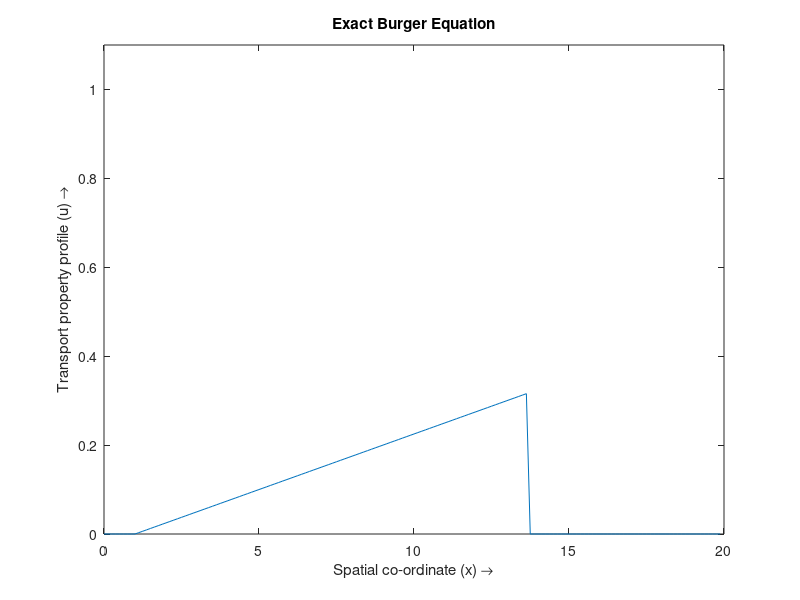

Source code (MATLAB):
% created by Mohsen Lotfi 
% Persian Gulf University
%-------------------------------------------------------------------------%

% Simulating the 1-D viscous Burgers' equation 
% Numerical scheme used is a FOU & SOU & QUICK
%-------------------------------------------------------------------------%

%%
%Specifying Parameters for Courant-Num = 0.7 & t=2 & 10s & 20s & 30S &40s
clear all
clc

% FOR MESH WITH 20 CELL

% nx=20;                    %Number of steps in space(x)
% dt=0.06842;               %Width of each time step 
% nt=146;                   %Number of time steps for  t=10
% nt=292;                   %Number of time steps for  t=20
% nt=438;                   %Number of time steps for  t=30
% nt=585;                   %Number of time steps for  t=40

% FOR MESH WITH 160 CELL:

nx=160;                   %Number of steps in space(x)
dt=0.0082;                %Width of each time step
% nt=1219;                  %Number of time steps for  t=10
% nt=2439;                  %Number of time steps for  t=20
% nt=3658;                  %Number of time steps for  t=30
nt=4878;                  %Number of time steps for  t=40


dx=20/(nx-1);               %Width of space step
x=0:dx:20;                  %Range of x (0,2) and specifying the grid points
u=zeros(1,nx);              %Preallocating u
un=zeros(1,nx);             %Preallocating un
vis=0.01;                   %Diffusion coefficient/viscosity
CN=abs(dt/dx);              %Courant Number

%%
%Initial conditions

for i=1:nx-1
    if (0<=x(i) && x(i)<=1)
       u(i)=0;
    elseif (1<=x(i) && x(i)<=3)
               u(i)=0.5*(x(i)-1);
        elseif (3<=x(i) && x(i)<=5)
               u(i)=0.5*(5-x(i));
    elseif (5<=x(i) && x(i)<=6)
                    u(i)=0;
    end
    x(i+1)=x(i)+dx;
end


% ui=u;
% figure(2)
% plot(x,u,'--*k')
% legend('t = 0')
% axis([0 20 0 1.1])
% title({'Initial Condition'})
% xlabel('Spatial co-ordinate (x) \rightarrow')
% ylabel('Transport property profile (u) \rightarrow')

%%
% Boundary condition
u(1)=0;
u(nx)=0;

%%
% plotting Numerical solution:

i=3:nx-1;
for it=1:nt
    un=u;
      
% forms of equation:

% FOU (FTBS Explicit):
   
%         u(i)=un(i)-(CN/2)*((un(i)).^2-(un(i-1)).^2)+(vis*dt/dx^2)*(un(i-1)-2*un(i)+un(i+1));
        
% SOU:

%         u(i)=un(i)-(CN/2)*((3/2*un(i)-1/2*un(i-1)).^2-((3/2)*un(i-1)-(1/2)*un(i-2)).^2)+ (vis*dt/2*(dx^2))*(-un(i)+2*un(i-1)-un(i-2));
        
% QUICK: 

        u(i)=un(i)- (CN/2)*(((3/8)*un(i+1)+(3/4)*un(i)-(1/8)*un(i-1)).^2-((3/8)*un(i)+(3/4)*un(i-1)-(1/8)*un(i-2)).^2) + (vis*dt/8*(dx^2)).*(-un(i-2)+5*un(i-1)-7*un(i)+3*un(i+1));

end    


%     figure(3)
%     h=plot(x,u,'--*b');       %plotting the velocity profile
%     legend('t = 10')

%     
%     figure(4)
%     h=plot(x,u,'--*r');       %plotting the velocity profile
%     legend('t = 20')


%     figure(5)
%     h=plot(x,u,'--*g');       %plotting the velocity profile
%     legend('t = 30')


% figure(6)
% h=plot(x,u,'--*m');       %plotting the velocity profile
% legend('t = 40')


% axis([0 20 0 1])
% title({['1-D viscous Burger Equation'];['time(\itt) = ',num2str(dt*it)]})
% xlabel('Spatial co-ordinate (x) \rightarrow')
% ylabel('Transport property profile (u) \rightarrow')
% drawnow;
% refreshdata(h)

save u

%%
% plotting the Exact solution:

t=dt*nt;
x0=2;
x=0;  
dx=20/nx; 
u=zeros(1,nx);
L=2*sqrt(x0*t/2);
H=sqrt(2*x0/t);

if t<x0
     
    for i=1:nx-1
    if x(i) < x0+t
    u(i)=x(i)/(x0+t);
    elseif x(i) >= x0+t
        u(i) =  1+ ((x0+t-x(i))/(x0-t));
    end

x(i+1) =x(i)+dx;
end

elseif t>=x0
    
    for i=1:nx-1
        if x(i)<= L
            u(i)= (x(i)/L)*H;
        elseif x(i) > L
            u(i)=0;

        end
    x(i+1) =x(i) +dx;
    end
    
end %if t<x0

u_exact=u;
u_exact2=0*u;
u_exact2((1/dx)+1:nx)=u_exact(1:nx-(1/dx));

figure(1)
plot(x,u_exact2)
hold on
axis([0 20 0 1.1])
title({'Exact Burger Equation'})
xlabel('Spatial co-ordinate (x) \rightarrow')
ylabel('Transport property profile (u) \rightarrow')


% Calculating Error:
 
 load u
 Error = abs(u_exact2 - u);
 Err = (norm(Error)/norm(u_exact2))